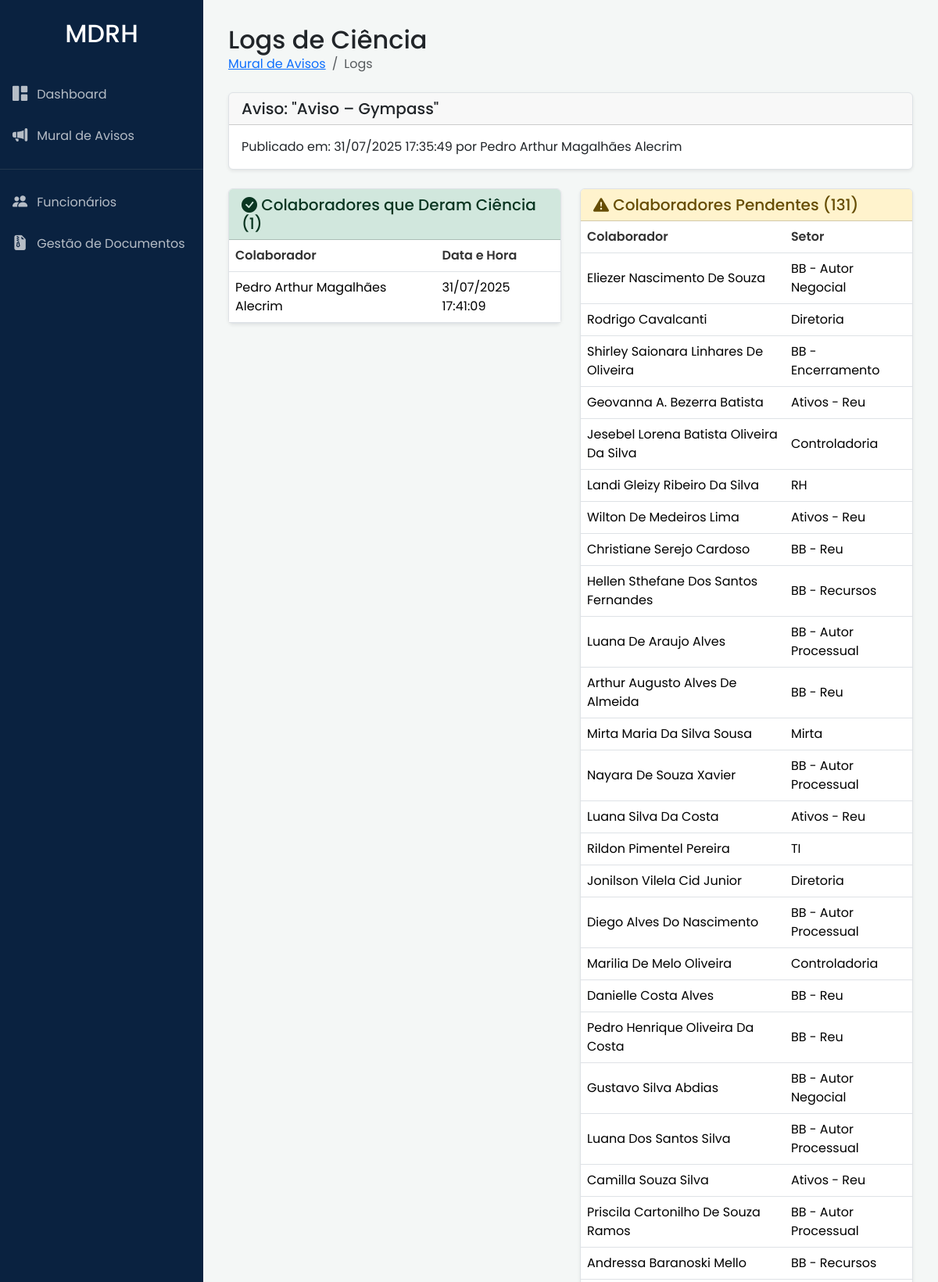
The page /aviso/2/logs (signed in, upper part) on the database its author committed.
### app/models.py (models this page shows)
class Aviso(db.Model):
    __tablename__ = 'aviso'
    id = db.Column(db.Integer, primary_key=True)
    titulo = db.Column(db.String(200), nullable=False)
    conteudo = db.Column(db.Text, nullable=False)
    data_publicacao = db.Column(db.DateTime, default=datetime.utcnow)
    autor_id = db.Column(db.Integer, db.ForeignKey('usuario.id'), nullable=False)
    autor = db.relationship('Usuario')
    logs_ciencia = db.relationship('LogCienciaAviso', backref='aviso', lazy='dynamic', cascade="all, delete-orphan")
    anexos = db.relationship('AvisoAnexo', backref='aviso', lazy='dynamic', cascade="all, delete-orphan")
    arquivado = db.Column(db.Boolean, default=False, nullable=False)

class Funcionario(db.Model):
    __tablename__ = 'funcionario'
    id = db.Column(db.Integer, primary_key=True)
    nome = db.Column(db.String(120), nullable=False)
    cpf = db.Column(db.String(14), unique=True, nullable=False)
    email = db.Column(db.String(120), nullable=False)
    telefone = db.Column(db.String(20))
    cargo = db.Column(db.String(100))
    setor = db.Column(db.String(100))
    data_nascimento = db.Column(db.Date)
    contato_emergencia_nome = db.Column(db.String(120))
    contato_emergencia_telefone = db.Column(db.String(20))
    foto_perfil = db.Column(db.String(255), nullable=True)
    apelido = db.Column(db.String(50), nullable=True)
    sistemas = db.relationship('Sistema', secondary=funcionario_sistemas, lazy='subquery',
                               backref=db.backref('funcionarios', lazy=True))

class LogCienciaAviso(db.Model):
    __tablename__ = 'log_ciencia_aviso'
    id = db.Column(db.Integer, primary_key=True)
    aviso_id = db.Column(db.Integer, db.ForeignKey('aviso.id'), nullable=False)
    usuario_id = db.Column(db.Integer, db.ForeignKey('usuario.id'), nullable=False)
    data_ciencia = db.Column(db.DateTime, default=datetime.utcnow)
    usuario = db.relationship('Usuario', backref=db.backref('logs_ciencia', lazy='dynamic'))

### app/routes.py (the view)
@main.route('/aviso/<int:aviso_id>/logs')
@login_required
@permission_required('admin_rh')
def ver_logs_ciencia(aviso_id):
    aviso = Aviso.query.get_or_404(aviso_id)
    logs = LogCienciaAviso.query.filter_by(aviso_id=aviso.id).order_by(LogCienciaAviso.data_ciencia.desc()).all()
    usuarios_com_ciencia_ids = {log.usuario_id for log in logs}
    funcionarios_pendentes = Funcionario.query.join(Usuario).filter(Usuario.id.notin_(usuarios_com_ciencia_ids)).all()
    return render_template('avisos/log_ciencia.html', aviso=aviso, logs=logs, pendentes=funcionarios_pendentes)

### app/__init__.py (called while the page is built)
def format_datetime_local(utc_dt):
    if not utc_dt or not isinstance(utc_dt, datetime):
        return ""
    local_tz = pytz.timezone('America/Sao_Paulo') # Representação padrão para -03:00
    if utc_dt.tzinfo is None:
        utc_dt = pytz.utc.localize(utc_dt)
    local_dt = utc_dt.astimezone(local_tz)
    return local_dt.strftime('%d/%m/%Y %H:%M:%S')

### app/models.py (called while the page is built)
    def tem_permissao(self, nome_permissao):
        if isinstance(nome_permissao, list):
            return any(p.nome in nome_permissao for p in self.permissoes)
        return any(p.nome == nome_permissao for p in self.permissoes)

### templates/avisos/log_ciencia.html (shortened to what this page needs)
{% extends "base.html" %}
{% block content %}
<div class="d-flex justify-content-between align-items-center mb-4">
    <div>
        <h1 class="h2 mb-0">Logs de Ciência</h1>
        <nav aria-label="breadcrumb">
            <ol class="breadcrumb bg-transparent p-0 mb-0">
                <li class="breadcrumb-item"><a href="{{ url_for('main.listar_avisos') }}">Mural de Avisos</a></li>
                <li class="breadcrumb-item active" aria-current="page">Logs</li>
            </ol>
        </nav>
    </div>
</div>
<div class="card shadow-sm mb-4">
    <div class="card-header">
        <h5 class="mb-0">Aviso: "{{ aviso.titulo }}"</h5>
    </div>
    <div class="card-body">
        <p class="card-text">Publicado em: {{ aviso.data_publicacao | localtime }} por {{ aviso.autor.funcionario.nome }}</p>
    </div>
</div>
<div class="row">
    <div class="col-lg-6">
        <div class="card shadow-sm">
            <div class="card-header bg-success-subtle text-success-emphasis">
                <h5 class="mb-0"><i class="bi bi-check-circle-fill"></i> Colaboradores que Deram Ciência ({{ logs|length }})</h5>
            </div>
            <div class="card-body p-0">
                <div class="table-responsive">
                    <table class="table table-hover align-middle mb-0">
                        <thead>
                            <tr>
                                <th>Colaborador</th>
                                <th>Data e Hora</th>
                            </tr>
                        </thead>
                        <tbody>
                            {% for log in logs %}
                            <tr>
                                <td>{{ log.usuario.funcionario.nome }}</td>
                                <td>{{ log.data_ciencia | localtime }}</td>
                            </tr>
                            {% else %}
                            <tr><td colspan="2" class="text-center p-4">Ninguém deu ciência ainda.</td></tr>
                            {% endfor %}
                        </tbody>
                    </table>
                </div>
            </div>
        </div>
    </div>
    <div class="col-lg-6">
        <div class="card shadow-sm">
            <div class="card-header bg-warning-subtle text-warning-emphasis">
                <h5 class="mb-0"><i class="bi bi-exclamation-triangle-fill"></i> Colaboradores Pendentes ({{ pendentes|length }})</h5>
            </div>
            <div class="card-body p-0">
                <div class="table-responsive">
                    <table class="table table-hover align-middle mb-0">
                        <thead>
                            <tr>
                                <th>Colaborador</th>
                                <th>Setor</th>
                            </tr>
                        </thead>
                        <tbody>
                            {% for funcionario in pendentes %}
                            <tr>
                                <td>{{ funcionario.nome }}</td>
                                <td>{{ funcionario.setor or 'N/A' }}</td>
                            </tr>
                            {% else %}
                            <tr><td colspan="2" class="text-center p-4">Todos os colaboradores deram ciência!</td></tr>
                            {% endfor %}
                        </tbody>
                    </table>
                </div>
            </div>
        </div>
    </div>
</div>
{% endblock %}

### static/custom_style.css (style rules this page uses)
:root { --cor-primaria: #0a2240; --cor-acento: #c5a47e; --cor-fundo: #f4f7f6; --cor-superficie: #ffffff; --cor-texto-principal: #333333; --cor-texto-secundario: #555555; --cor-borda: #dee2e6; }
body { font-family: 'Poppins', sans-serif; display: flex; background-color: var(--cor-fundo); }
.card { border: 1px solid var(--cor-borda); box-shadow: 0 2px 10px rgba(0,0,0,0.05); }
.table { background-color: var(--cor-superficie); }
.table thead { background-color: #f8f9fa; }
.table th { font-weight: 600; color: var(--cor-texto-principal); }

### rows shown on the page
Aviso: titulo "Aviso – Gympass", data_publicacao "31/07/2025 17:35:49"
Funcionario: autor.funcionario.nome "Pedro Arthur Magalhães Alecrim"
LogCienciaAviso: usuario.funcionario.nome "Pedro Arthur Magalhães Alecrim", data_ciencia "31/07/2025 17:41:09"
Funcionario: nome "Eliezer Nascimento De Souza", setor "BB - Autor Negocial"
Funcionario: nome "Rodrigo Cavalcanti", setor "Diretoria"
Funcionario: nome "Shirley Saionara Linhares De Oliveira", setor "BB - Encerramento"
Funcionario: nome "Geovanna A. Bezerra Batista", setor "Ativos - Reu"
Funcionario: nome "Jesebel Lorena Batista Oliveira Da Silva", setor "Controladoria"
Funcionario: nome "Landi Gleizy Ribeiro Da Silva", setor "RH"
Funcionario: nome "Wilton De Medeiros Lima", setor "Ativos - Reu"
Funcionario: nome "Christiane Serejo Cardoso", setor "BB - Reu"
Funcionario: nome "Hellen Sthefane Dos Santos Fernandes", setor "BB - Recursos"
Funcionario: nome "Luana De Araujo Alves", setor "BB - Autor Processual"
Funcionario: nome "Arthur Augusto Alves De Almeida", setor "BB - Reu"
Funcionario: nome "Mirta Maria Da Silva Sousa", setor "Mirta"
Funcionario: nome "Nayara De Souza Xavier", setor "BB - Autor Processual"
Funcionario: nome "Luana Silva Da Costa", setor "Ativos - Reu"
Funcionario: nome "Rildon Pimentel Pereira", setor "TI"
Funcionario: nome "Jonilson Vilela Cid Junior", setor "Diretoria"
Funcionario: nome "Diego Alves Do Nascimento", setor "BB - Autor Processual"
Funcionario: nome "Marilia De Melo Oliveira", setor "Controladoria"
Funcionario: nome "Danielle Costa Alves", setor "BB - Reu"
Funcionario: nome "Pedro Henrique Oliveira Da Costa", setor "BB - Reu"
Funcionario: nome "Gustavo Silva Abdias", setor "BB - Autor Negocial"
Funcionario: nome "Luana Dos Santos Silva", setor "BB - Autor Processual"
Funcionario: nome "Camilla Souza Silva", setor "Ativos - Reu"
Funcionario: nome "Priscila Cartonilho De Souza Ramos", setor "BB - Autor Processual"
Funcionario: nome "Andressa Baranoski Mello", setor "BB - Recursos"

### other values the page prints
{{ logs|length }} "1"
{{ pendentes|length }} "131"
